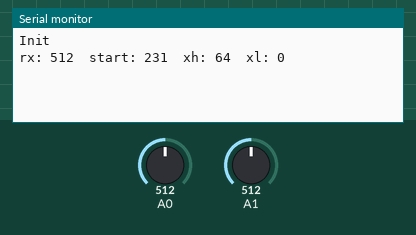
Simulated run of this sketch. Board: Arduino Nano, built with avr-gcc and run on an emulated ATmega328P. On the bench: the last lines printed to the serial monitor. Inputs (shaded band) come from the test bench; at power-on: A0 = 512, A1 = 512.

Above: at 1.5 s.
1.6 s: A0 set to 716
At 1.6 s:
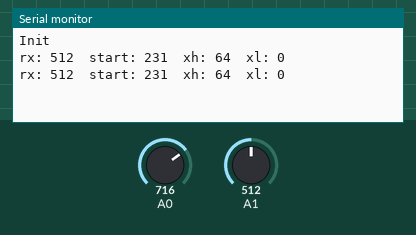
3.1 s: A0 set to 900
At 3.1 s:
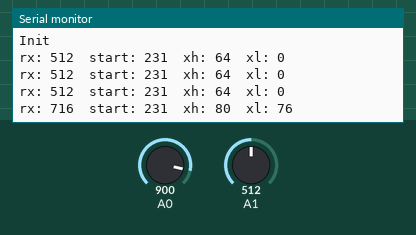
Timing chart, 0 to 6.1 s (numbered marks = the images above; inputs shaded):
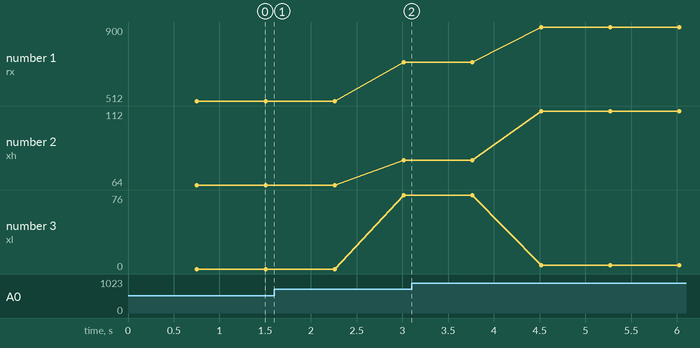

The sketch:

4WD_trans.ino
```cpp
/*
  Author: Advait Thale
  *******************************************************************
                        4WD Receiver(Bluetooth Car)
  *******************************************************************

  4WD with DC motors controlled by L293D Motor driver implemented on Arduino Nano
  and consoled via HC-05 (Bluetooth 4.0). The 4WD is controlled by self made handheld
  direction control console via dual-axis potentiometer also having HC-05 and Arduino
  Nano as MCU. As D-A pot is moved the 4WD moves. The implemented direction movements
  on Dual-axis pot. are:
  -----------------------------------------------------------------------------------
                                     Forward

                           Turn Left         Turn Right

                                     Backward
  -----------------------------------------------------------------------------------
*/

#include<SoftwareSerial.h>

SoftwareSerial bt(2, 3);// (Tx, Rx)

byte start = 0xE7;    //start byte for x axis
byte starty = 0xE5;   //start byte for y axis
byte dip = 0xE6;
int SW = 5;
int NRx = A0;
int NRy = A1;
int x, y, state;
bool flag;

void setup()
{
  pinMode(SW, INPUT_PULLUP);
  Serial.begin(38400);
  bt.begin(38400);
  Serial.println("Init");
}
void loop()
{
  NRx = analogRead(A0);
  NRy = analogRead(A1);

  byte xh = ((NRx & 0b1110000000) >> 3);
  delay(70);
  byte xl = NRx & 0x7F;
  byte yh = ((NRy & 0b1110000000) >> 3);
  delay(70);
  byte yl = NRy & 0x7F;

  if (digitalRead(SW == LOW))
  {
    byte SW = 0b10000000;
    byte switchState = switchState | SW;
    bt.write(switchState);
  }
  else
  {
    byte switchState = switchState & 0x00;
    bt.write(switchState);
  }

  bt.write(start);
  delay(100);
  bt.write(xh);
  delay(100);
  bt.write(xl);
  delay(100);
  bt.write(state);
  delay(100);
  bt.write(yh);
  delay(100);
  bt.write(yl);
  delay(100);
  bt.flush();
  delay(10);
  Serial.print("\nrx: ");
  Serial.print(NRx);
  Serial.print("\tstart: ");
  Serial.print(start);
  Serial.print("\txh: ");
  Serial.print(xh);
  Serial.print("\txl: ");
  Serial.println(xl);

}
```

Measured:
- plotted number 1: 512 → 716 after the input at 1.6 s, 716 → 900 after the input at 3.1 s
- plotted number 2: 64 → 80 after the input at 1.6 s, 80 → 112 after the input at 3.1 s
- plotted number 3: 0 → 76 after the input at 1.6 s, 76 → 4 after the input at 3.1 s
